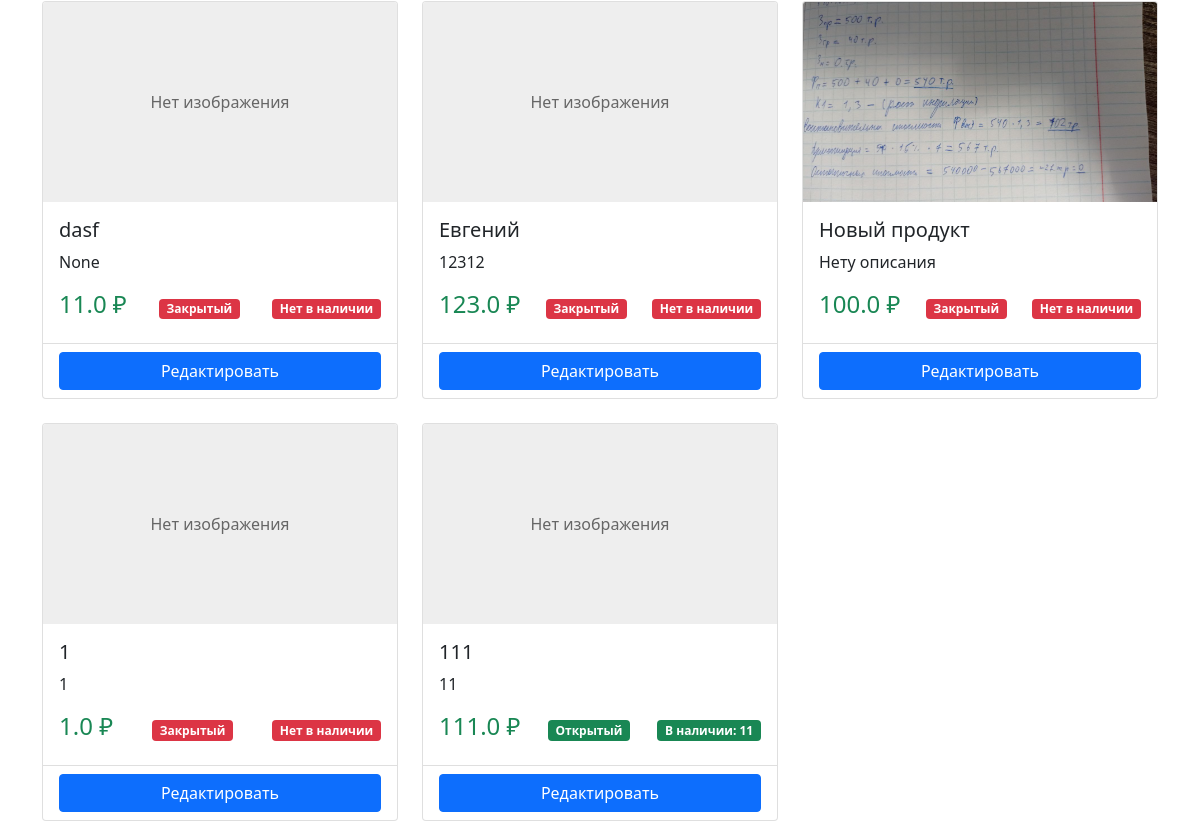
Before: /user/products (signed in, lower part) with the older database file.
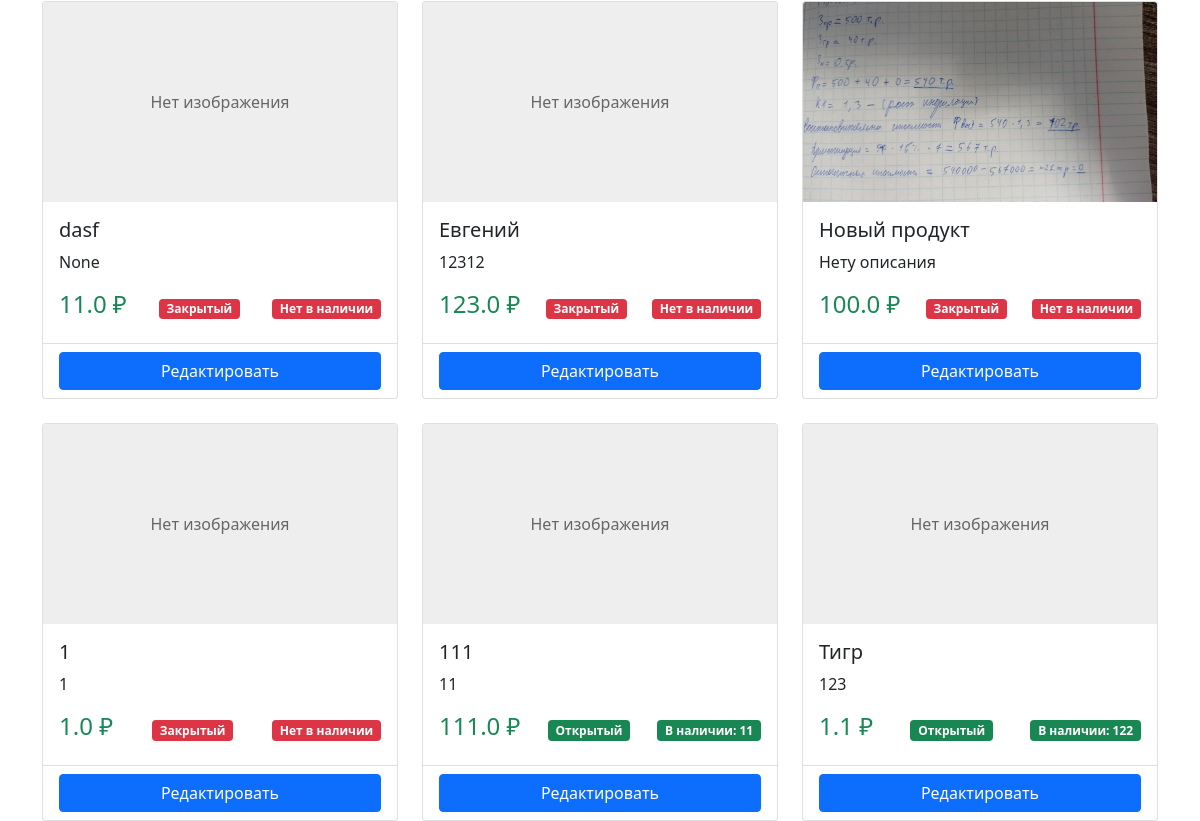
After: the same page with the newer database file.
### data/product.py (models this page shows)
class Product(SqlAlchemyBase):
    __tablename__ = 'products'
    id = sqlalchemy.Column(sqlalchemy.Integer, primary_key=True, autoincrement=True)
    name = sqlalchemy.Column(sqlalchemy.String, nullable=False)
    price = sqlalchemy.Column(sqlalchemy.Float, nullable=False)
    description = sqlalchemy.Column(sqlalchemy.Text)
    open = sqlalchemy.Column(sqlalchemy.Boolean)  # открыт ли продукт для общего доступа
    amount_available = sqlalchemy.Column(sqlalchemy.Integer)  # сколько есть продукта для продажи
    amount_sell = sqlalchemy.Column(sqlalchemy.Integer)  # сколько продано для статистики
    image = sqlalchemy.Column(sqlalchemy.String)
    user_id = sqlalchemy.Column(sqlalchemy.Integer, sqlalchemy.ForeignKey('users.id'))
    user = sqlalchemy.orm.relationship("User")

### main.py (the view)
@app.route('/user/products')
@login_required
def user_products():
    products = current_user.products
    return render_template('user_products.html', products=products)

### data/db_session.py (called while the page is built)
def create_session() -> Session:
    global __factory
    return __factory()

### main.py (called while the page is built)
@login_manager.user_loader
def load_user(user_id):
    db_sess = db_session.create_session()
    return db_sess.query(User).get(user_id)

### templates/user_products.html (shortened to what this page needs)
{% extends "base.html" %}
{% block content %}
 <div class="row row-cols-1 row-cols-md-3 g-4">
        {% for product in products %}
        <div class="col">
            <div class="card h-100">
                <a href="/products/{{ product.id }}" class="text-decoration-none text-dark ">
                    {% if product.image %}
                    <img src="{{ url_for('static', filename='upload/' + product.image) }}"
                         class="card-img-top product-image"
                         alt="{{ product.name }}">
                    {% else %}
                    <div class="card-img-top no-image">Нет изображения</div>
                    {% endif %}
                    <div class="card-body">
                        <h5 class="card-title">{{ product.name }}</h5>
                        <p class="card-text">{{ product.description }}</p>
                        <div class="d-flex justify-content-between align-items-center">
                             <span class="h4 text-success">{{ product.price }} ₽</span>
                            {% if product.open %}
                                <span class="badge bg-success">Открытый</span>
                            {% else %}
                                <span class="badge bg-danger">Закрытый</span>
                            {% endif %}
                            {% if product.amount_available and product.amount_available > 0 %}
                                <span class="badge bg-success">В наличии: {{ product.amount_available }}</span>
                            {% else %}
                                <span class="badge bg-danger">Нет в наличии</span>
                            {% endif %}
                        </div>
                    </div>
                </a>
                <div class="card-footer bg-transparent">
                    <a href="/user/products/edit/{{product.id}}" class="btn btn-primary w-100">Редактировать</a>
                </div>
            </div>
        </div>
        {% else %}
        <div class="col-12">
            <div class="alert alert-warning">
                Товары не найдены. Попробуйте изменить условия поиска.
            </div>
        </div>
        {% endfor %}
    </div>
{% endblock %}

### templates/base.html (shortened to what this page needs)
<!doctype html>
<html lang="ru">
<head>
                    <link href="https://cdn.jsdelivr.net/npm/bootstrap@5.0.2/dist/css/bootstrap.min.css" rel="stylesheet">
    <link rel="stylesheet" href="{{ url_for('static', filename='css/style.css') }}">
</head>
<body>
<div class="container mt-4">
    {% block content %}{% endblock %}
</div>
</body>
</html>

### static/css/style.css (style rules this page uses)
.product-image { height: 200px; object-fit: cover; object-position: center; }
.no-image { height: 200px; background: #eee; display: flex; align-items: center; justify-content: center; color: #666; }

Changed rows visible on the page:
added Product: shows "Нет изображения", name "Тигр", description "123", price "1.1", open "Открытый", amount_available "122"
